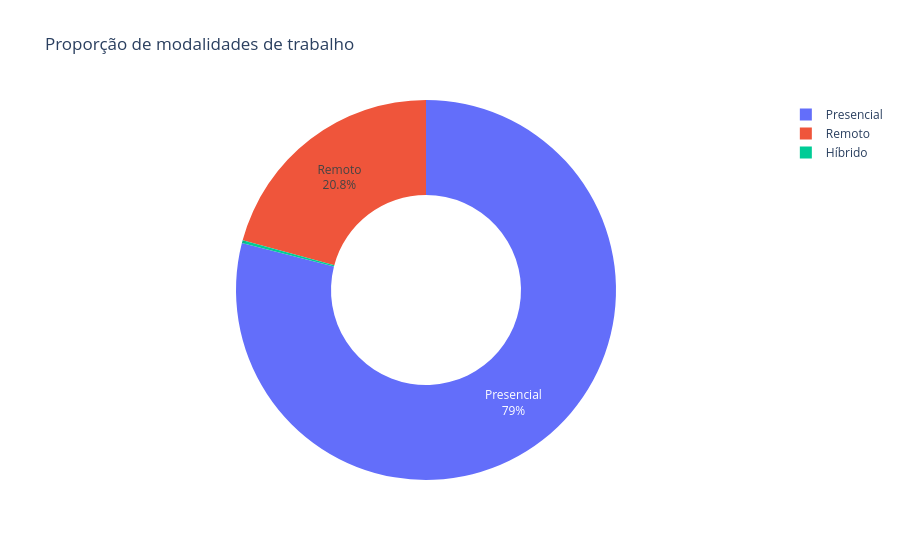

Write notebook code for a chart like this one.
### Code cell
fig = px.pie(remoto_contagem, 
             names='tipo_trabalho', 
             values='quantidade',
             title='Proporção de modalidades de trabalho',
             hole=0.5
             )
fig.update_traces(textposition='inside', textinfo='percent+label')
fig.show()

### Figure 1 — Plotly figure (JSON) as saved in the notebook; plotly's stock layout.template omitted (floating-point values rounded to 4 significant figures)
{"data": [{"domain": {"x": [0, 1], "y": [0, 1]}, "hole": 0.5, "hovertemplate": "tipo_trabalho=%{label}<br>quantidade=%{value}<extra></extra>", "labels": ["Presencial", "Remoto", "Híbrido"], "legendgroup": "", "name": "", "showlegend": true, "textinfo": "percent+label", "textposition": "inside", "type": "pie", "values": [105305, 27716, 318]}], "layout": {"legend": {"tracegroupgap": 0}, "title": {"text": "Proporção de modalidades de trabalho"}}}
